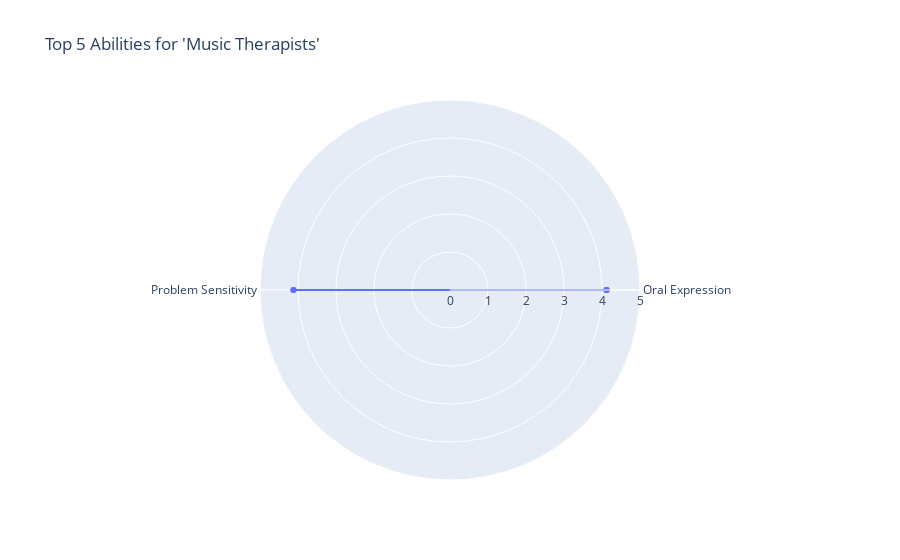

This figure's notebook cell:
### Markdown cell above
### Radar Chart Update (Add Abilities)

### Code cell
# Radar chart for top 5 abilities of the top job match
top_job_title = top_b_enhanced.iloc[0]['Title']
top_abilities = top_b_enhanced[top_b_enhanced['Title'] == top_job_title].nlargest(5, 'Data Value')

categories = top_abilities['Ability'].tolist()
values = top_abilities['Data Value'].tolist()

fig = go.Figure()
fig.add_trace(go.Scatterpolar(
    r=values,
    theta=categories,
    fill='toself',
    name='Top Job Abilities'
))
fig.update_layout(
    polar=dict(radialaxis=dict(visible=True, range=[0, 5])),
    title=f"Top 5 Abilities for '{top_job_title}'"
)
fig.show()

### Figure 1 — Plotly figure (JSON) as saved in the notebook; plotly's stock layout.template omitted (floating-point values rounded to 4 significant figures)
{"data": [{"fill": "toself", "name": "Top Job Abilities", "r": [4.12, 4.12, 4.12, 4.12, 4.12], "theta": ["Oral Expression", "Problem Sensitivity", "Oral Expression", "Problem Sensitivity", "Oral Expression"], "type": "scatterpolar"}], "layout": {"polar": {"radialaxis": {"range": [0, 5], "visible": true}}, "title": {"text": "Top 5 Abilities for 'Music Therapists'"}}}
